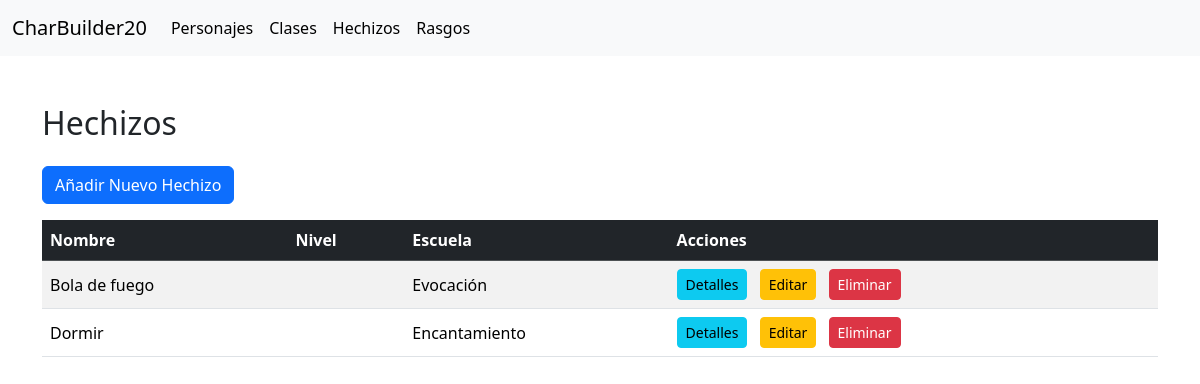
The page /spell/ on the database as committed earlier.
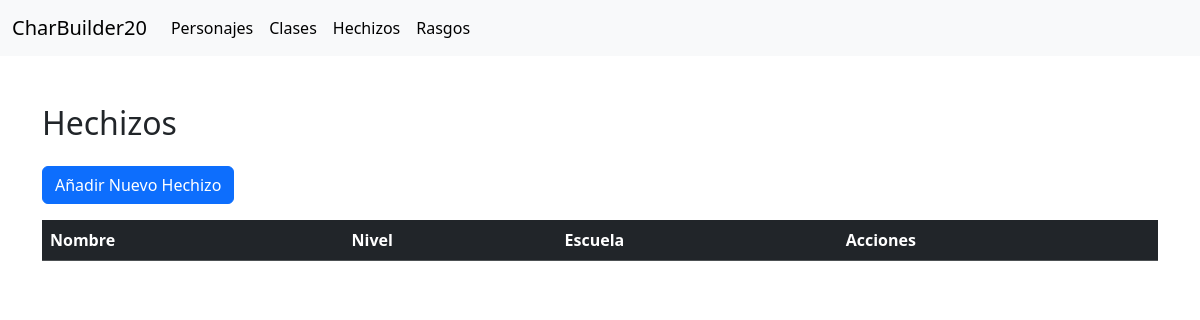
The same page on the database as committed later.
### App/models.py (models this page shows, shortened)
class Spells(models.Model):
    spell_name = models.CharField(max_length=100, unique=True)
    spell_level = models.CharField(max_length=30)
    spell_school = models.CharField(max_length=50)
    spell_desc = models.CharField(max_length=255)

### App/views.py (the view)
# urls.py: path('spell/', views.spell_list, name='spell_list'),
def spell_list(request):
    spells = Spells.objects.all()
    return render(request, 'App/spell_list.html', {'spell_list': spells})

### App/templates/App/spell_list.html (shortened to what this page needs)
{% extends "layout/base.html" %}
{% block content %}
<div class="container mt-5">
  <h2 class="mb-4">Hechizos</h2>
  <a href="{% url 'spell_new' %}" class="btn btn-primary mb-3">Añadir Nuevo Hechizo</a>
  <div class="table-responsive">
    <table class="table table-striped align-middle">
      <thead class="table-dark">
        <tr>
          <th scope="col">Nombre</th>
          <th scope="col">Nivel</th>
          <th scope="col">Escuela</th>
          <th scope="col">Acciones</th>
        </tr>
      </thead>
      <tbody>
        {% for spell in spell_list %}
        <tr>
          <td>{{ spell.spell_name }}</td>
          <td>{{ spell.spell_level }}</td>
          <td>{{ spell.spell_school }}</td>
          <td>
            <a href="{% url 'spell_detail' spell.pk %}" class="btn btn-info btn-sm me-2">Detalles</a>
            <a href="{% url 'spell_edit' spell.pk %}" class="btn btn-warning btn-sm me-2">Editar</a>
            <form action="{% url 'spell_delete' spell.pk %}" method="post" class="d-inline">
              <button type="submit" class="btn btn-danger btn-sm">Eliminar</button>
            </form>
          </td>
        </tr>
        {% endfor %}
      </tbody>
    </table>
  </div>
</div>
{% endblock %}

### App/templates/layout/base.html (shortened to what this page needs)
{% load static %}
<!DOCTYPE html>
<html lang="en">
<head>
    <link href="{% static 'css/bootstrap.css' %}" rel="stylesheet">
</head>
<body>
    {% include 'layout/navbar.html' %}
    {% block content %}
    {% endblock %}
</body>
</html>

### App/templates/layout/navbar.html (shortened to what this page needs)
<nav class="navbar navbar-expand-lg bg-body-tertiary">
  <div class="container-fluid">
    <a class="navbar-brand" href="{% url 'home' %}">CharBuilder20</a>
    <div class="collapse navbar-collapse" id="navbarNav">
      <ul class="navbar-nav">
        <li class="nav-item">
          <a class="nav-link active" aria-current="page" href="{% url 'char_list' %}">Personajes</a>
        </li>
        <li class="nav-item">
          <a class="nav-link active" aria-current="page" href="{% url 'class_list' %}">Clases</a>
        </li>
        <li class="nav-item">
          <a class="nav-link active" aria-current="page" href="{% url 'spell_list' %}">Hechizos</a>
        </li>
        <li class="nav-item">
          <a class="nav-link active" aria-current="page" href="{% url 'trait_list' %}">Rasgos</a>
        </li>
      </ul>
    </div>
  </div>
</nav>

Rows that differ between the two databases and show on the page:
removed Spells: spell_name "Bola de fuego", spell_school "Evocación"
removed Spells: spell_name "Dormir", spell_school "Encantamiento"
